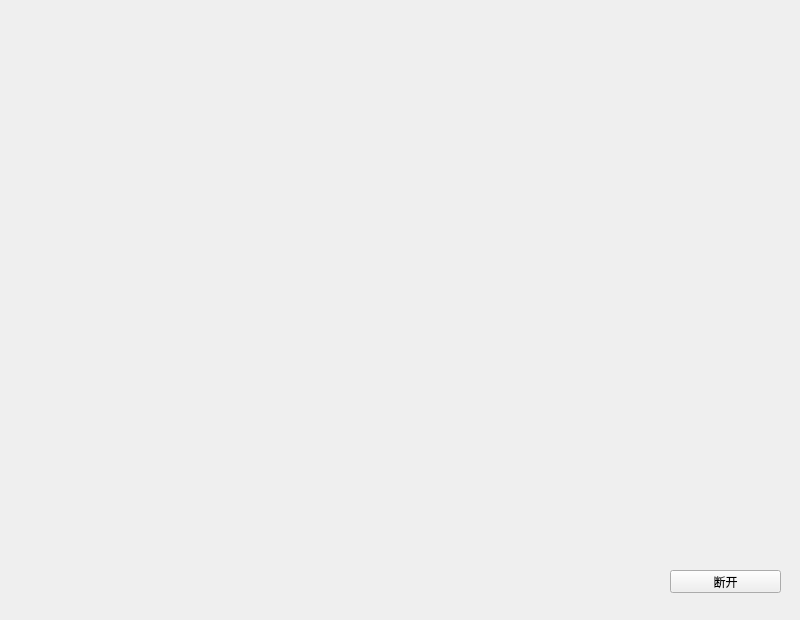
<?xml version="1.0" encoding="UTF-8"?>
<ui version="4.0">
 <class>MainWindow</class>
 <widget class="QMainWindow" name="MainWindow">
  <property name="geometry">
   <rect>
    <x>0</x>
    <y>0</y>
    <width>800</width>
    <height>620</height>
   </rect>
  </property>
  <property name="minimumSize">
   <size>
    <width>800</width>
    <height>620</height>
   </size>
  </property>
  <property name="maximumSize">
   <size>
    <width>800</width>
    <height>620</height>
   </size>
  </property>
  <property name="windowTitle">
   <string>MainWindow</string>
  </property>
  <widget class="QWidget" name="centralwidget">
   <widget class="QPushButton" name="disconnectBtn">
    <property name="geometry">
     <rect>
      <x>670</x>
      <y>570</y>
      <width>111</width>
      <height>23</height>
     </rect>
    </property>
    <property name="text">
     <string>断开</string>
    </property>
   </widget>
   <widget class="QWidget" name="layoutWidget">
    <property name="geometry">
     <rect>
      <x>0</x>
      <y>0</y>
      <width>801</width>
      <height>561</height>
     </rect>
    </property>
    <layout class="QGridLayout" name="gridLayout">
     <property name="spacing">
      <number>2</number>
     </property>
     <item row="0" column="0">
      <widget class="VideoWidget" name="video_1" native="true">
       <property name="enabled">
        <bool>true</bool>
       </property>
      </widget>
     </item>
     <item row="1" column="0">
      <widget class="VideoWidget" name="video_3" native="true"/>
     </item>
     <item row="1" column="1">
      <widget class="VideoWidget" name="video_4" native="true"/>
     </item>
     <item row="0" column="1">
      <widget class="VideoWidget" name="video_2" native="true"/>
     </item>
    </layout>
   </widget>
  </widget>
 </widget>
 <customwidgets>
  <customwidget>
   <class>VideoWidget</class>
   <extends>QWidget</extends>
   <header location="global">videowidget.h</header>
   <container>1</container>
  </customwidget>
 </customwidgets>
 <resources/>
 <connections/>
</ui>
